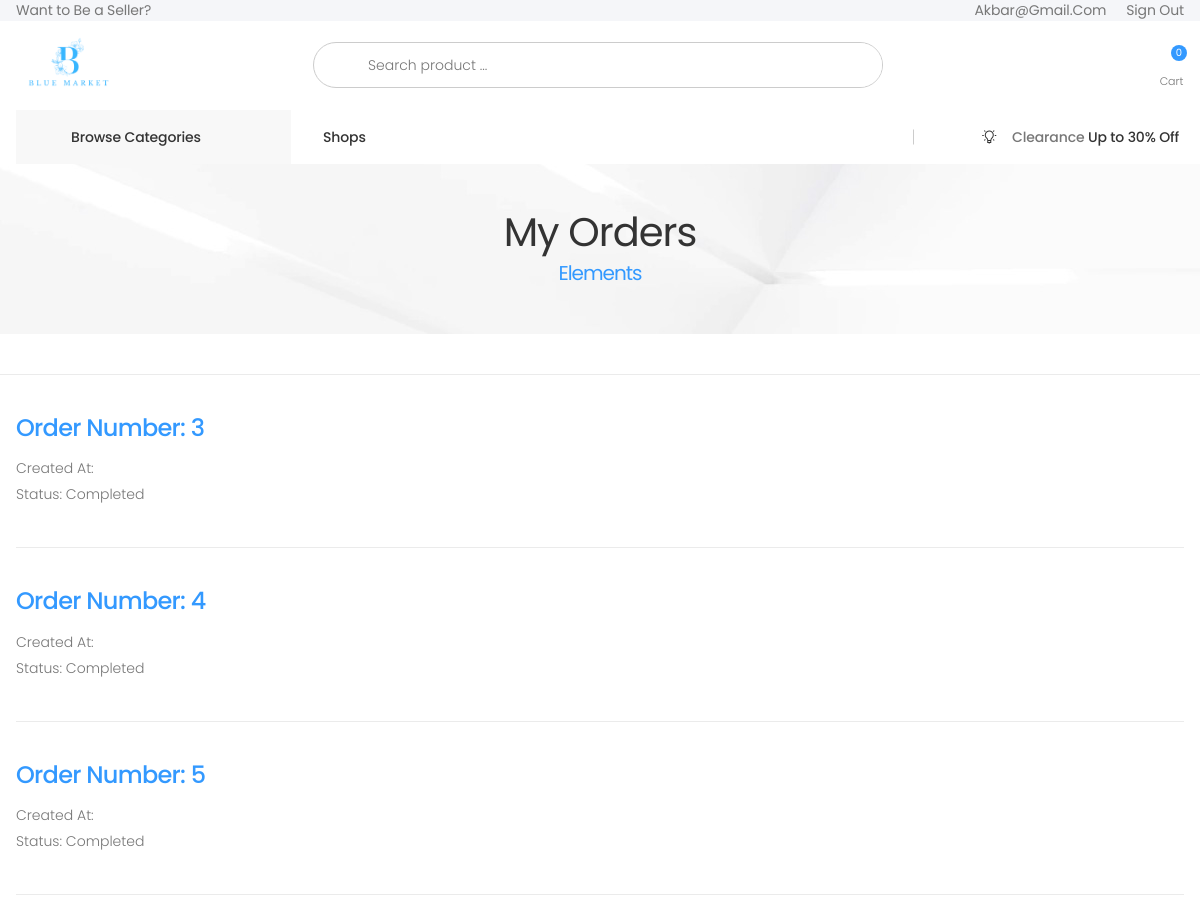
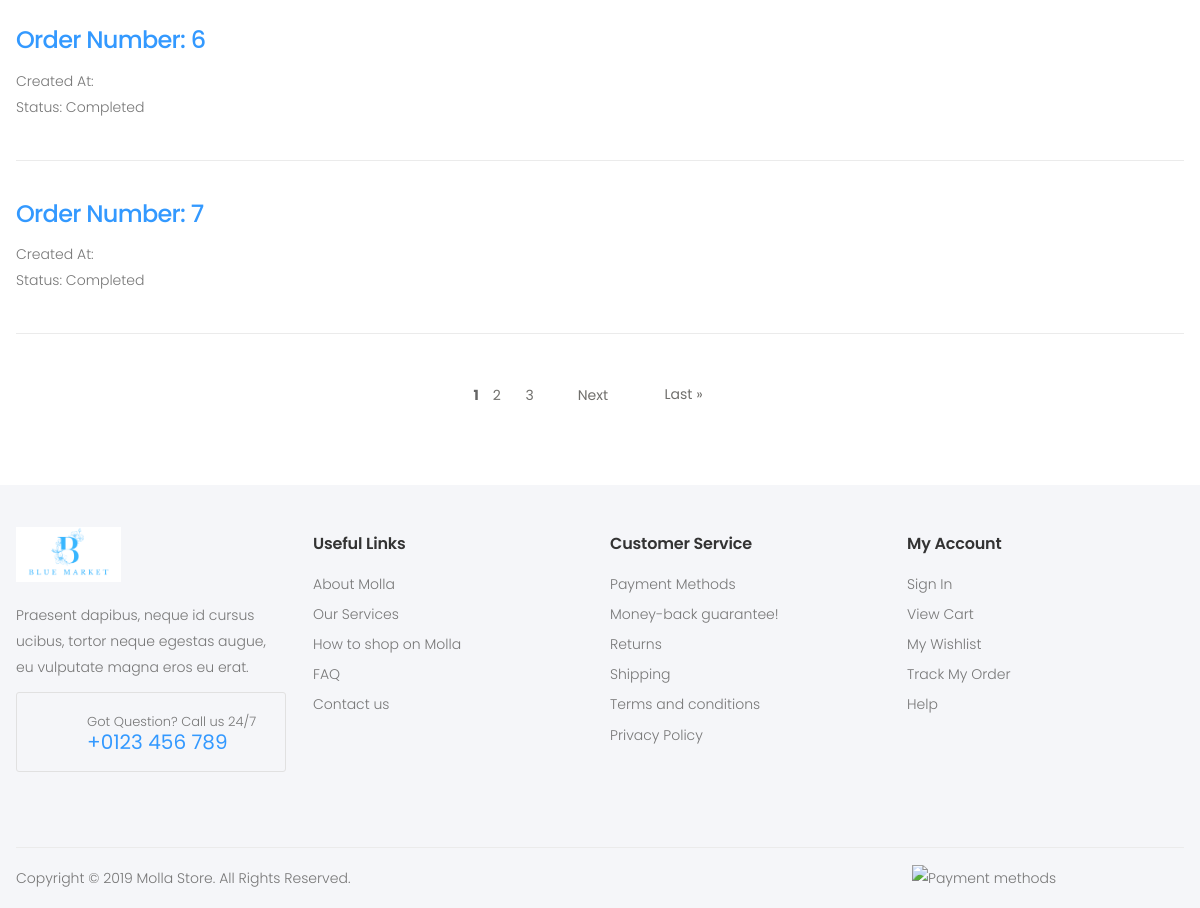
Screenshot of /dashboard/my_orders/ (signed in) with the database file from the repository (2 pictures, top to bottom).
### accounts/models.py (models this page shows, shortened)
class CustomUser(AbstractUser):
    USER_TYPES = (
        ('admin', 'Admin'),
        ('customer', 'Customer'),
        ('owner', 'Owner'),
        ('manager', 'Manager'),
        ('operator', 'Operator'),
    )
    username = None
    email = models.EmailField(unique=True)
    phone_number = models.CharField(
        max_length=11, unique=True, validators=[phone_number_regex])
    age = models.PositiveIntegerField()
    city = models.CharField(max_length=100)
    user_type = models.CharField(
        max_length=10, choices=USER_TYPES, default='customer')
    USERNAME_FIELD = 'email'
    REQUIRED_FIELDS = ['age', 'city', 'phone_number']
    objects = CustomUserManager()

### orders/models.py (models this page shows, shortened)
class Order(models.Model):
    ORDER_TYPE = (
        ('processing', 'Processing'),
        ('shipped', 'Shipped')
    )
    created_at = jmodels.jDateTimeField(auto_now_add=True)
    updated_at = jmodels.jDateTimeField(auto_now=True)
    status = models.CharField(
        max_length=10, choices=ORDER_TYPE, default='processing')
    user = models.ForeignKey(
        User, on_delete=models.CASCADE, related_name='order')
    address = models.ForeignKey(
        Address, on_delete=models.DO_NOTHING, related_name='order_address')

### dashboard/views.py (the view)
# urls.py: path('my_orders/',CustomerOrdersListView.as_view(),name='my-orders'),
@method_decorator(roles_required('customer'), name='dispatch')
class CustomerOrdersListView(ListView):
    model = Order
    template_name = 'dashboard/customer-orders.html'
    def get_queryset(self):
        user = self.request.user
        user_order = Order.objects.filter(user=user)
        return user_order
    def get_context_data(self, **kwargs):
        context = super().get_context_data(**kwargs)
        paginator = Paginator(self.get_queryset() , 5)
        page_number = self.request.GET.get('page', 1)
        page_obj = paginator.get_page(page_number)
        context['page_obj'] = page_obj
        context['paginator'] = paginator
        return context

### orders/cart.py (called while the page is built)
    def __len__(self):
        return len(self.cart.keys())

### orders/context_processors.py (called while the page is built)
def cart(request):
    return {'cart':Cart(request)}

### vendors/context_processors.py (called while the page is built)
def myvendor(request):
    if request.user.is_authenticated:
        vendors = Vendor.objects.prefetch_related('user').filter(user=request.user.id)
        return {'my_vendor': vendors}
    else:
        return {}

### website/context_processors.py (called while the page is built)
def product_and_category(request):
    categories = Category.objects.all()
    products = Product.objects.all()
    vendors = Vendor.objects.all()
    return {'categories': categories, 'products': products, 'vendors': vendors}

### templates/dashboard/customer-orders.html (shortened to what this page needs)
{% extends "website/base.html" %}
{% load static %}
{% block header %}
{% include "website/header.html" with category=category %}
{% endblock header %}
{% block content %}
<body>
    <div class="page-wrapper">
        <main class="main">
        	<div class="page-header text-center" style="background-image: url('{% static "assets/images/page-header-bg.jpg" %}')">
        		<div class="container">
        			<h1 class="page-title">My Orders<span>Elements</span></h1>
        		</div>
        	</div>
            <hr class="mt-4 mb-4">
            <div class="page-content">
                <div class="container">
                    {% for order in page_obj %}
                    <h2 class="title"><a href="{% url 'dashboard:order-item' order.pk %}">Order Number: {{ order.id }}</a></h2>
                    <p>Created At: {{ order.created_at }}</p>
                    <p>Status: Completed</p>
                    <hr class="mt-4 mb-4">
                    {% endfor %}
                </div>
                <nav aria-label="Page navigation">
                    <ul class="pagination justify-content-center">
                        {% for num in paginator.page_range %}
                        {% if page_obj.number == num %}
                        <span class="current page-item"><b>{{ num }}</b></span>
                        {% elif num > page_obj.number|add:'-3' and num < page_obj.number|add:'3' %}
                        <li class="page-item"><a class="page-link" href="?page={{ num }}">{{num}}</a></li>
                        {% endif %}
                        {% endfor %}
                        {% if page_obj.has_next %}
                        <li class="page-item">
                            <a class="page-link page-link-next" href="?page={{ page_obj.next_page_number }}" aria-label="Next">
                                Next <span aria-hidden="true"><i class="icon-long-arrow-right"></i></span>
                            </a>
                            <a class="page-link page-link-prev" href="?page={{ paginator.num_pages }}" aria-label="Last" >
                                <span aria-hidden="true"></span>Last &raquo;
                            </a>
                        </li>
                        {% endif %}
                    </ul>
                </nav>
            </div>
        </main>
    </div>
</body>
{% endblock content %}
{% block footer %}
{% include "website/footer.html" %}
{% endblock footer %}

### templates/website/header.html (shortened to what this page needs)
{% load static %}
<header class="header header-intro-clearance header-4">
    <div class="header-top">
        <div class="container">
            <div class="header-left">
                {% if request.user.is_authenticated and request.user.user_type == 'manager' or request.user.user_type == "owner" or request.user.user_type == 'operator' %}
                <a href="{% url 'dashboard:owner-dashboard' %}">My Vendor</a>
                {% comment %} {% elif request.user.is_authenticated and request.user.user_type == 'Customer' %} {% endcomment %}
                {% else %}
                <a href="{% url 'accounts:register-owner' %}">Want to Be a Seller? </a>
                {% endif %}
            </div>
            <div class="header-right">
                <ul class="top-menu">
                    <li>
                        <ul>
                            {% if request.user.is_authenticated %}
                            <a href="{% url 'dashboard:user' request.user.pk  %}" >{{request.user.email}}</a> <a href="{% url "accounts:logout" %}" style='margin-left:20px'>Sign Out</a>
                            {% else %}
                            <li><a href="{% url 'accounts:otp-login' %}"> OTP Login</a></li>
                            <li><a href="{% url 'accounts:otp-register' %}"> OTP Register</a></li>
                            <li><a href="{% url 'accounts:login' %} ">Sign in / Sign up</a></li>
                            {% endif %}
                        </ul>
                    </li>
                </ul>
            </div>
        </div>
    </div>
    <div class="header-middle">
        <div class="container">
            <div class="header-left">
                <a href="http://127.0.0.1:8000/" >
                    <img src={% static "logo.png" %} alt="Molla Logo" width="105" height="25">
                </a>
            </div>
            <div class="header-center">
                <div class="header-search header-search-extended header-search-visible d-none d-lg-block">
                    <form action="{% url 'website:search' %}" method="get">
                        <div class="header-search-wrapper search-wrapper-wide">
                            <button class="btn btn-primary" type="submit"><i class="icon-search"></i></button>
                            <input type="search" class="form-control" name="q" id="q" placeholder="Search product ..." required>
                        </div>
                    </form>
                </div>
            </div>
            <div class="header-right">
                <div class="dropdown cart-dropdown">
                    <a href="{% url 'orders:cart-detail' %}" class="dropdown-toggle" role="button" data-display="static">
                        <div class="icon">
                            <i class="icon-shopping-cart"></i>
                            <span class="cart-count">{{ cart|length}}</span>
                        </div>
                        <p>Cart</p>
                    </a>
                </div>
            </div>
        </div>
    </div>
    <div class="header-bottom sticky-header">
        <div class="container">
            <div class="header-left">
                <div class="dropdown category-dropdown">
                    <a href="#" class="dropdown-toggle" role="button" data-toggle="dropdown" aria-haspopup="true" aria-expanded="false" data-display="static" title="Browse Categories">
                        Browse Categories <i class="icon-angle-down"></i>
                    </a>
                </div>
            </div>
            <div class="header-center">
                <nav class="main-nav">
                    <ul class="menu sf-arrows">
                        <li>
                            <a href="{% url 'vendors:shops' %}" >Shops</a>
                        </li>
                    </ul>
                </nav>
            </div>
            <div class="header-right">
                <i class="la la-lightbulb-o"></i><p>Clearance<span class="highlight">&nbsp;Up to 30% Off</span></p>
            </div>
        </div>
    </div>
</header>

### statics/assets/css/skins/skin-demo-4.css (style rules this page uses)
a { color:#39f }
.header-3 .header-search-extended .btn,.header-4 .header-search-extended .btn { background-color:transparent;color:#333 }
.btn-primary { color:#fff;background-color:#39f;border-color:#39f;box-shadow:none }
.page-header h1 span { color:#39f }
.cart-dropdown .cart-count { background-color:#39f }
.header-bottom .menu>li>a:before { background-color:#39f }
.category-dropdown .dropdown-toggle:before { background-color:#39f }
.header-4 .header-search .header-search-wrapper { border-color:#39f }

### rows the page displays
CustomUser: user.email "Akbar@gmail.com"
Order: id "3"
Order: id "4"
Order: id "5"
Order: id "6"
Order: id "7"

### other values shown
{{ cart|length }} "0"
{{ num }} "1"
{{ num }} "2" "3"
